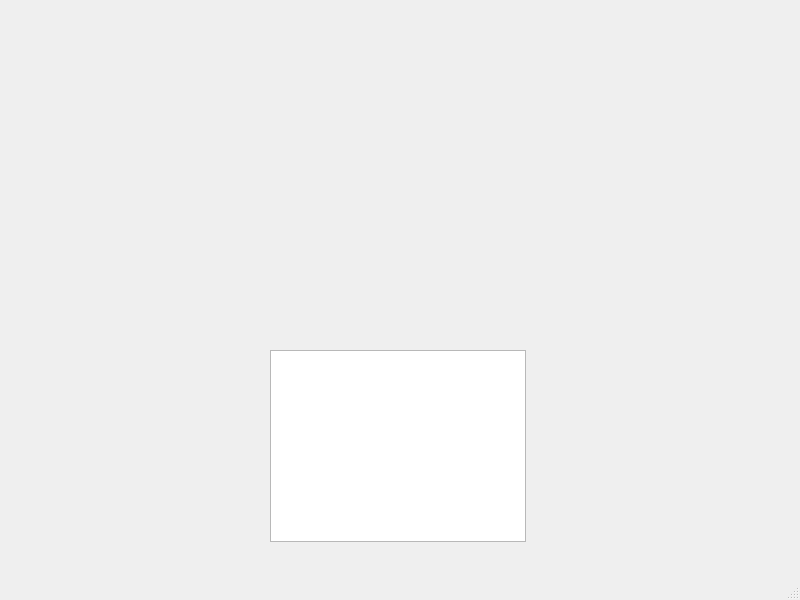
<?xml version="1.0" encoding="UTF-8"?>
<ui version="4.0">
 <class>MainWindow</class>
 <widget class="QMainWindow" name="MainWindow">
  <property name="geometry">
   <rect>
    <x>0</x>
    <y>0</y>
    <width>800</width>
    <height>600</height>
   </rect>
  </property>
  <property name="windowTitle">
   <string>MainWindow</string>
  </property>
  <widget class="QWidget" name="centralwidget">
   <widget class="QListWidget" name="listWidget">
    <property name="geometry">
     <rect>
      <x>270</x>
      <y>350</y>
      <width>256</width>
      <height>192</height>
     </rect>
    </property>
   </widget>
  </widget>
  <widget class="QMenuBar" name="menubar">
   <property name="geometry">
    <rect>
     <x>0</x>
     <y>0</y>
     <width>800</width>
     <height>25</height>
    </rect>
   </property>
  </widget>
  <widget class="QStatusBar" name="statusbar"/>
 </widget>
 <resources/>
 <connections/>
</ui>
